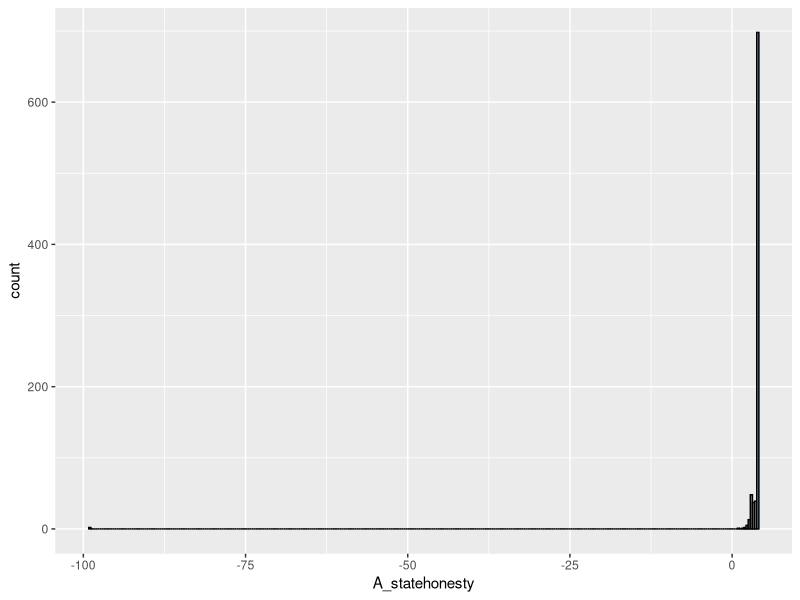
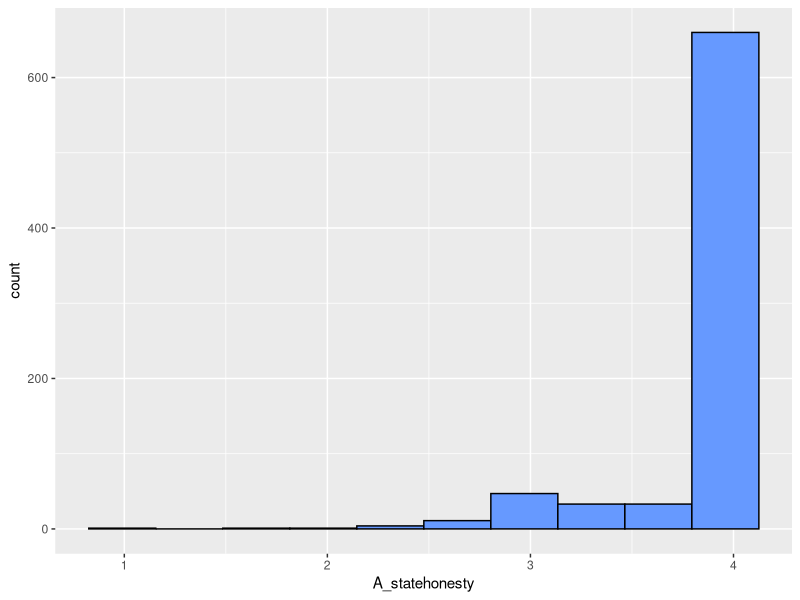
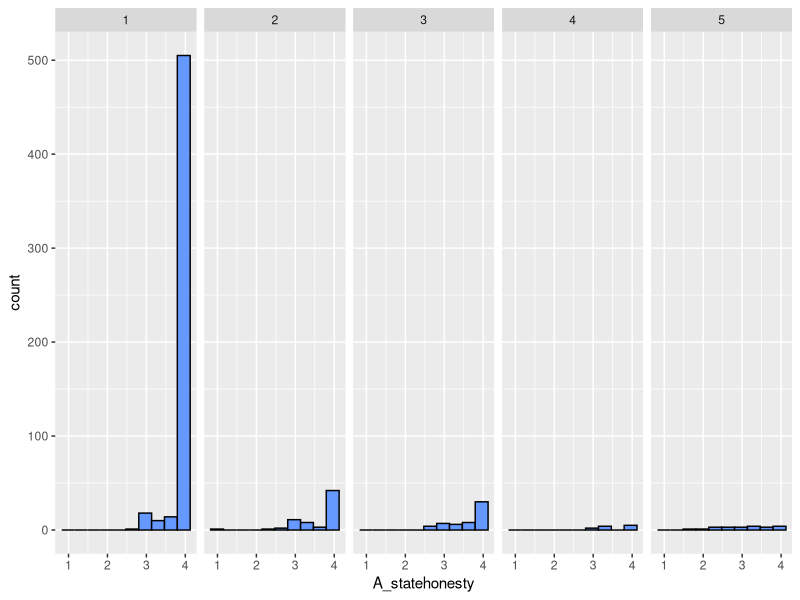

Write the R code that produced these figures, in order.
## ---- chunk 1
library(tidyverse)

honesty <- read.csv("data/Honesty Goals data (Deidentified).csv")
## ---- chunk 2
ggplot(data = honesty,
       aes(x = A_statehonesty))+
  geom_histogram(binwidth = .33, color = "black", fill = "#6699FF")
## ---- chunk 3
#Turning -99 into missing data
honesty <- honesty %>% 
  mutate_all(~replace(., . == -99, NA))

#Creating a new filtered data set
honesty_partners_clean <- honesty %>%
  filter(inclusionsuggestion < 2, validID == 0, partner_interaction == 1)
## ---- chunk 4
ggplot(data = honesty_partners_clean,
       aes(x = A_statehonesty))+
  geom_histogram(binwidth = .33, color = "black", fill = "#6699FF")
#BEN - some tasks would be to add labels to this and set the background white
## ---- chunk 5
ggplot(data = honesty_partners_clean %>%
         filter(!is.na(A_benefitself)),
       aes(x = A_statehonesty))+
  geom_histogram(binwidth = .33, color = "black", fill = "#6699FF")+
  facet_wrap(~ A_benefitself, ncol = 5)
